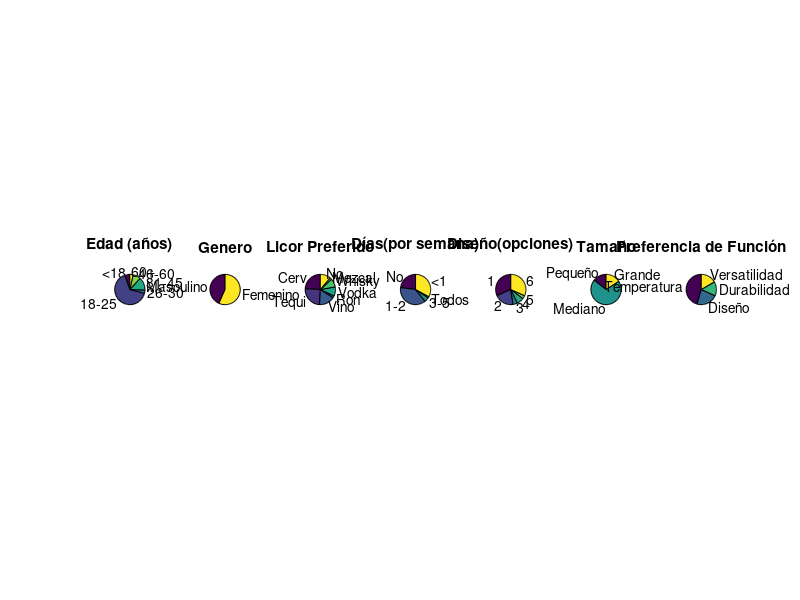

Write the MATLAB code that produced this figure.
clc
clear all
close all

%Pregunta 1
x1 = [8 95 5 20 12 5];
labels = {'<18', '18-25', '26-30', '31-45', '46-60', '60+'};
ax1 = subplot(1, 7, 1);
pie(ax1, x1, labels);
title(ax1, 'Edad (años)');

%Pregunta 2
x2 = [62 81];
labels2 = {'Masculino', 'Femenino'};
ax2 = subplot(1, 7, 2);
pie(ax2, x2, labels2);
title(ax2, 'Genero');

%Pregunta 3
x3 = [35 36 24 3 14 13 3 16];
labels3 = {'Cerv', 'Tequi', 'Vino', 'Ron', 'Vodka', 'Whisky', 'Mezcal', 'No'};
ax3 = subplot(1, 7, 3);
pie(ax3, x3, labels3);
title(ax3, 'Licor Preferido');

%Pregunta 4
x4 = [33 54 7 2 47];
labels4 = {'No', '1-2', '3-5', 'Todos', '<1'};
ax4 = subplot(1, 7, 4);
pie(ax4, x4, labels4);
title(ax4, 'Días(por semana)');

%Pregunta 5
x5 = [46 30 7 11 5 46];
labels5 = {'1', '2', '3', '4', '5', '6'};
ax5 = subplot(1, 7, 5);
pie(ax5, x5, labels5);
title(ax5, 'Diseño(opciones)');

%Pregunta 6
x6 = [21 101 23];
labels6 = {'Pequeño', 'Mediano', 'Grande'};
ax6 = subplot(1, 7, 6);
pie(ax6, x6, labels6);
title(ax6, 'Tamaño');

%Pregunta 7
x7 = [66 33 22 24];
labels7 = {'Temperatura', 'Diseño', 'Durabilidad', 'Versatilidad'};
ax7 = subplot(1, 7, 7);
pie(ax7, x7, labels7);
title(ax7, 'Preferencia de Función');
